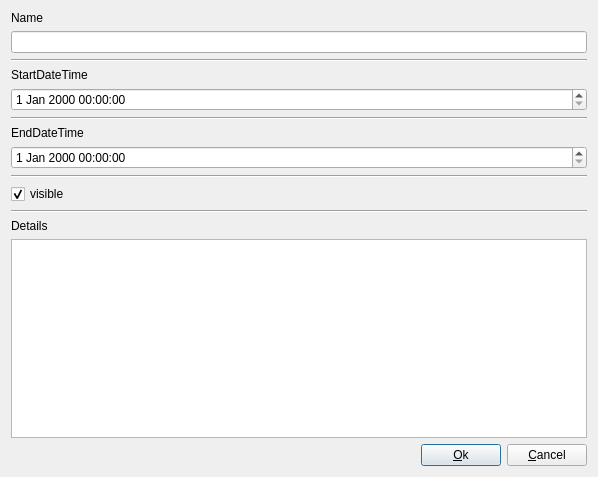
<?xml version="1.0" encoding="UTF-8"?>
<ui version="4.0">
 <class>Dialog_new_event</class>
 <widget class="QDialog" name="Dialog_new_event">
  <property name="geometry">
   <rect>
    <x>0</x>
    <y>0</y>
    <width>598</width>
    <height>477</height>
   </rect>
  </property>
  <property name="windowTitle">
   <string>Dialog</string>
  </property>
  <property name="windowIcon">
   <iconset>
    <normaloff>image/icon.png</normaloff>image/icon.png</iconset>
  </property>
  <layout class="QVBoxLayout" name="verticalLayout">
   <item>
    <widget class="QLabel" name="label">
     <property name="text">
      <string>Name</string>
     </property>
     <property name="buddy">
      <cstring>nameLineEdit</cstring>
     </property>
    </widget>
   </item>
   <item>
    <widget class="QLineEdit" name="nameLineEdit"/>
   </item>
   <item>
    <widget class="Line" name="line">
     <property name="orientation">
      <enum>Qt::Horizontal</enum>
     </property>
    </widget>
   </item>
   <item>
    <widget class="QLabel" name="label_2">
     <property name="text">
      <string>StartDateTime</string>
     </property>
     <property name="buddy">
      <cstring>startDateTimeEdit</cstring>
     </property>
    </widget>
   </item>
   <item>
    <widget class="QDateTimeEdit" name="startDateTimeEdit"/>
   </item>
   <item>
    <widget class="Line" name="line_2">
     <property name="orientation">
      <enum>Qt::Horizontal</enum>
     </property>
    </widget>
   </item>
   <item>
    <widget class="QLabel" name="label_3">
     <property name="text">
      <string>EndDateTime</string>
     </property>
     <property name="buddy">
      <cstring>endDateTimeEdit</cstring>
     </property>
    </widget>
   </item>
   <item>
    <widget class="QDateTimeEdit" name="endDateTimeEdit"/>
   </item>
   <item>
    <widget class="Line" name="line_3">
     <property name="orientation">
      <enum>Qt::Horizontal</enum>
     </property>
    </widget>
   </item>
   <item>
    <widget class="QCheckBox" name="visibleCheckBox">
     <property name="text">
      <string>visible</string>
     </property>
     <property name="checked">
      <bool>true</bool>
     </property>
    </widget>
   </item>
   <item>
    <widget class="Line" name="line_4">
     <property name="orientation">
      <enum>Qt::Horizontal</enum>
     </property>
    </widget>
   </item>
   <item>
    <widget class="QLabel" name="label_4">
     <property name="text">
      <string>Details</string>
     </property>
     <property name="buddy">
      <cstring>detailTextEdit</cstring>
     </property>
    </widget>
   </item>
   <item>
    <widget class="QTextEdit" name="detailTextEdit"/>
   </item>
   <item>
    <layout class="QHBoxLayout" name="horizontalLayout">
     <item>
      <spacer name="horizontalSpacer">
       <property name="orientation">
        <enum>Qt::Horizontal</enum>
       </property>
       <property name="sizeHint" stdset="0">
        <size>
         <width>40</width>
         <height>20</height>
        </size>
       </property>
      </spacer>
     </item>
     <item>
      <widget class="QPushButton" name="okPushButton">
       <property name="text">
        <string>&amp;Ok</string>
       </property>
      </widget>
     </item>
     <item>
      <widget class="QPushButton" name="cancelPushButton">
       <property name="text">
        <string>&amp;Cancel</string>
       </property>
      </widget>
     </item>
    </layout>
   </item>
  </layout>
 </widget>
 <tabstops>
  <tabstop>nameLineEdit</tabstop>
  <tabstop>startDateTimeEdit</tabstop>
  <tabstop>endDateTimeEdit</tabstop>
  <tabstop>detailTextEdit</tabstop>
 </tabstops>
 <resources/>
 <connections/>
</ui>
